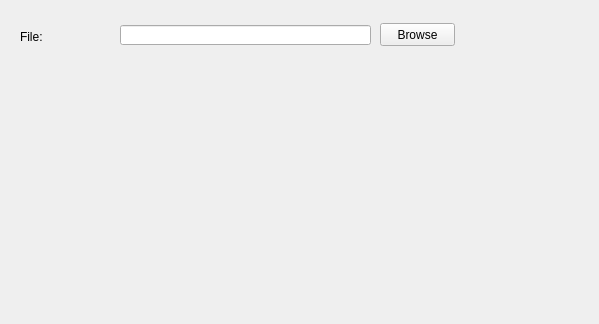
<?xml version="1.0" encoding="UTF-8"?>
<ui version="4.0">
 <class>UploadFile</class>
 <widget class="QWidget" name="UploadFile">
  <property name="geometry">
   <rect>
    <x>0</x>
    <y>0</y>
    <width>599</width>
    <height>324</height>
   </rect>
  </property>
  <property name="windowTitle">
   <string>Form</string>
  </property>
  <widget class="QLabel" name="label">
   <property name="geometry">
    <rect>
     <x>20</x>
     <y>30</y>
     <width>47</width>
     <height>13</height>
    </rect>
   </property>
   <property name="text">
    <string>File:</string>
   </property>
  </widget>
  <widget class="QLineEdit" name="filePath">
   <property name="geometry">
    <rect>
     <x>120</x>
     <y>25</y>
     <width>251</width>
     <height>20</height>
    </rect>
   </property>
  </widget>
  <widget class="QPushButton" name="pushButton">
   <property name="geometry">
    <rect>
     <x>380</x>
     <y>23</y>
     <width>75</width>
     <height>23</height>
    </rect>
   </property>
   <property name="text">
    <string>Browse</string>
   </property>
  </widget>
  <widget class="UploadFileOptions" name="uploadFileOptions" native="true">
   <property name="geometry">
    <rect>
     <x>0</x>
     <y>50</y>
     <width>601</width>
     <height>271</height>
    </rect>
   </property>
  </widget>
 </widget>
 <customwidgets>
  <customwidget>
   <class>UploadFileOptions</class>
   <extends>QWidget</extends>
   <header>uploadfileoptions.h</header>
   <container>1</container>
  </customwidget>
 </customwidgets>
 <resources/>
 <connections/>
</ui>
